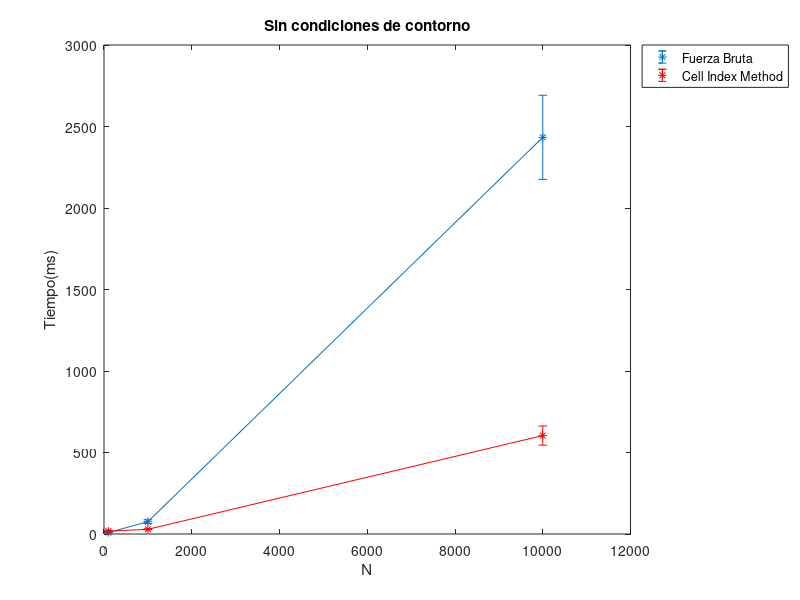

Here is the MATLAB script that generated this plot:
t10BrutePer = [6,5,5,6,5,4,8,9,7,5];
t10CellPer = [15,21,14,21,15,12,18,19,19,14];
t100BrutePer = [9,10,10,13,12,10,9,11,10,12];
t100CellPer = [16,15,16,18,15,16,16,16,16,16];
t1000BrutePer = [71,84,80,81,86,97,94,95,90,81];
t1000CellPer = [27,43,34,32,32,27,27,30,33,30];
t10000BrutePer = [3330,3163,3366,3154,3166,3102,2993,3197,3260,3289];
t10000CellPer = [793,590,644,611,566,615,584,582,591,691];

t10BruteBox = [5,7,5,4,6,5,6,4,5,6];
t10CellBox = [17,21,20,14,14,16,20,19,21,20];
t100BruteBox = [9,7,9,9,8,15,10,8,7,9];
t100CellBox = [14,18,20,17,16,20,21,17,18,15];
t1000BruteBox = [65,89,80,74,73,69,95,65,85,60];
t1000CellBox = [30,28,30,32,24,28,26,28,34,28];
t10000BruteBox = [2178,2303,2550,2214,2960,2344,2732,2158,2499,2398];
t10000CellBox = [600,618,629,565,758,560,584,572,575,578];

meanBrutePer = [mean(t100BrutePer),mean(t1000BrutePer),mean(t10000BrutePer)];
meanCellPer = [mean(t100CellPer),mean(t1000CellPer),mean(t10000CellPer)];
meanBruteBox = [mean(t100BruteBox),mean(t1000BruteBox),mean(t10000BruteBox)];
meanCellBox = [mean(t100CellBox),mean(t1000CellBox),mean(t10000CellBox)];


stdBrutePer = [std(t100BrutePer),std(t1000BrutePer),std(t10000BrutePer)];
stdCellPer = [std(t100CellPer),std(t1000CellPer),std(t10000CellPer)];
stdBruteBox = [std(t100BruteBox),std(t1000BruteBox),std(t10000BruteBox)];
stdCellBox = [std(t100CellBox),std(t1000CellBox),std(t10000CellBox)];

#stdBrutePer = [std(log10(t100BrutePer)),std(log10(t1000BrutePer)),std(log10(t10000BrutePer))];
#stdCellPer = [std(log10(t100CellPer)),std(log10(t1000CellPer)),std(log10(t10000CellPer))];
#stdBruteBox = [std(log10(t100BruteBox)),std(log10(t1000BruteBox)),std(log10(t10000BruteBox))];
#stdCellBox = [std(log10(t100CellBox)),std(log10(t1000CellBox)),std(log10(t10000CellBox))];

clf;
errorbar([100,1000,10000],meanBruteBox,stdBruteBox,"-*");
hold on;
errorbar([100,1000,10000],meanCellBox,stdCellBox,"~r-*");
xlabel('N');
ylabel('Tiempo(ms)');
title('Sin condiciones de contorno');
legend({"Fuerza Bruta","Cell Index Method"}, "location", "northeastoutside");


#clf;
#errorbar([100,1000,10000],log10(meanBrutePer),stdBrutePer,"-*");
#hold on;
#errorbar([100,1000,10000],log10(meanCellPer),stdCellPer,"~r-*");
#xlabel('N');
#ylabel('log10(Tiempo)(ms)');
#title('Con condiciones de contorno');
#legend({"Fuerza Bruta","Cell Index Method"}, "location", "northeastoutside");



